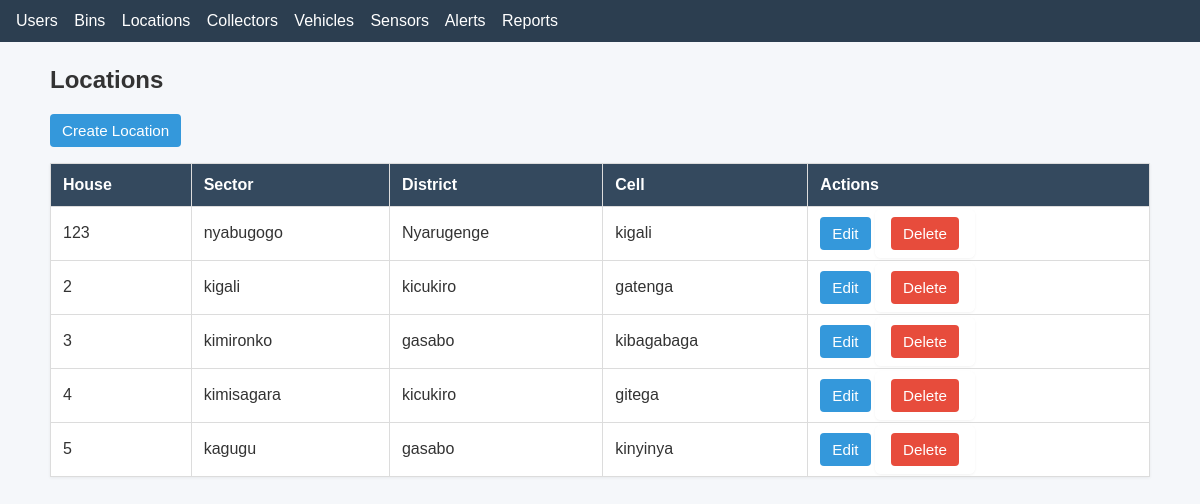
Page /locations/ on the committed database.
### stwms/models.py (models this page shows)
class Location(models.Model):
    house= models.CharField(max_length=10, primary_key=True)
    sector = models.CharField(max_length=20)
    district = models.CharField(max_length=20)
    cell = models.CharField(max_length=20)

### stwms/views.py (the view)
# urls.py: path('locations/', views.location_list, name='location_list'),
def location_list(request):
    locations = Location.objects.all()
    return render(request, "location/location_list.html", {"locations": locations})

### stwms/templates/location/location_list.html
{% extends "base.html" %}
{% block content %}
<h2>Locations</h2>
<p><a class="btn" href="{% url 'stwms:location_create' %}">Create Location</a></p>
<table>
    <thead>
        <tr><th>House</th><th>Sector</th><th>District</th><th>Cell</th><th>Actions</th></tr>
    </thead>
    <tbody>
    {% for location in locations %}
        <tr>
            <td>{{ location.house }}</td>
            <td>{{ location.sector }}</td>
            <td>{{ location.district }}</td>
            <td>{{ location.cell }}</td>
            <td>
                <a class="btn" href="{% url 'stwms:location_update' location.pk %}">Edit</a>
                <form style="display:inline" method="post" action="{% url 'stwms:location_delete' location.pk %}">{% csrf_token %}
                    <button class="btn btn-danger" type="submit">Delete</button>
                </form>
            </td>
        </tr>
    {% empty %}
        <tr><td colspan="5">No locations yet.</td></tr>
    {% endfor %}
    </tbody>
</table>
{% endblock %}

### static/styles.css (style rules this page uses)
body { font-family: Arial, Helvetica, sans-serif; background: #f5f7fa; color: #333; margin: 0; padding: 0; }
table { width: 100%; border-collapse: collapse; background: #fff; margin-top: 12px; box-shadow: 0 1px 3px rgba(0,0,0,0.06); }
thead th { background: #34495e; color: #fff; text-align: left; padding: 12px; border: 1px solid #dcdcdc; }
tbody td { padding: 10px 12px; border: 1px solid #dcdcdc; vertical-align: middle; }
.btn { display: inline-block; padding: 8px 12px; background: #3498db; color: #fff; text-decoration: none; border-radius: 4px; border: none; cursor: pointer; font-size: 0.95rem; }
.btn-danger { background: #e74c3c; }
form { background: #fff; padding: 16px; border-radius: 6px; box-shadow: 0 1px 3px rgba(0,0,0,0.05); }

### rows in the picture
Location: house "123", sector "nyabugogo", district "Nyarugenge", cell "kigali"
Location: house "2", sector "kigali", district "kicukiro", cell "gatenga"
Location: house "3", sector "kimironko", district "gasabo", cell "kibagabaga"
Location: house "4", sector "kimisagara", district "kicukiro", cell "gitega"
Location: house "5", sector "kagugu", district "gasabo", cell "kinyinya"
